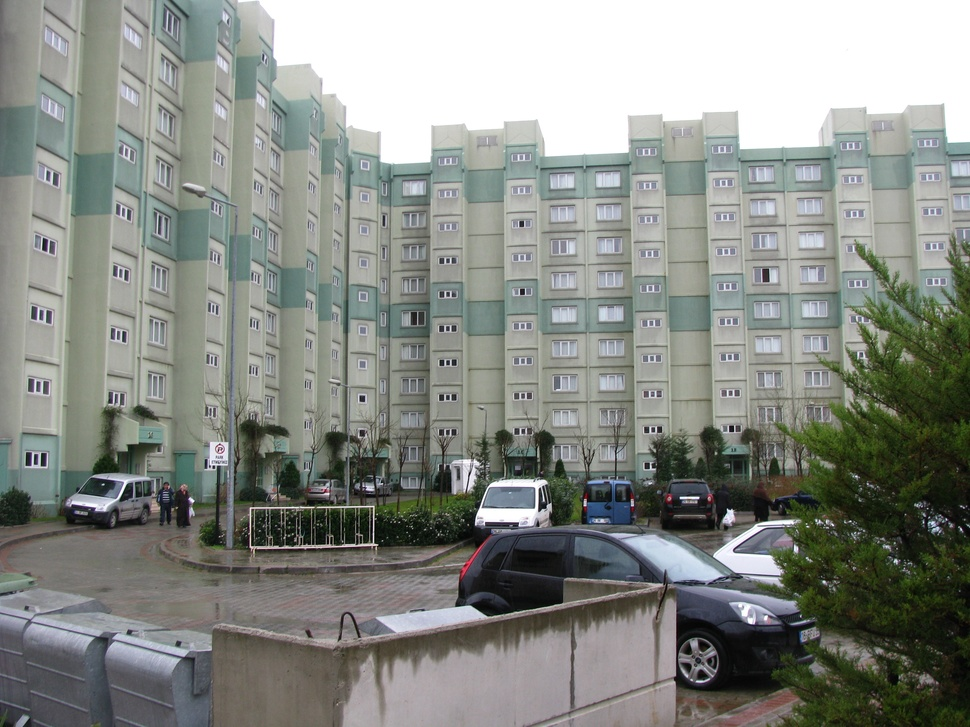
%> input picture Solution2/armutlu.JPG, 970 x 727 px, shrunk from 3264 x 2448 before the run
$ octave EdgeDetectionImage.m   (GNU Octave 9; MATLAB toolbox functions it lacks are replaced by stand-ins)
%> lines starting %> are read from the running program, lines starting %| are printed output that depends on the picture
clc;
clear all;
close all;

image = imread('armutlu.jpg');
%> image is the input picture: size 727x970x3 uint8; mean R, G, B 136.6, 140.2, 134.4
image_gray = rgb2gray(image);
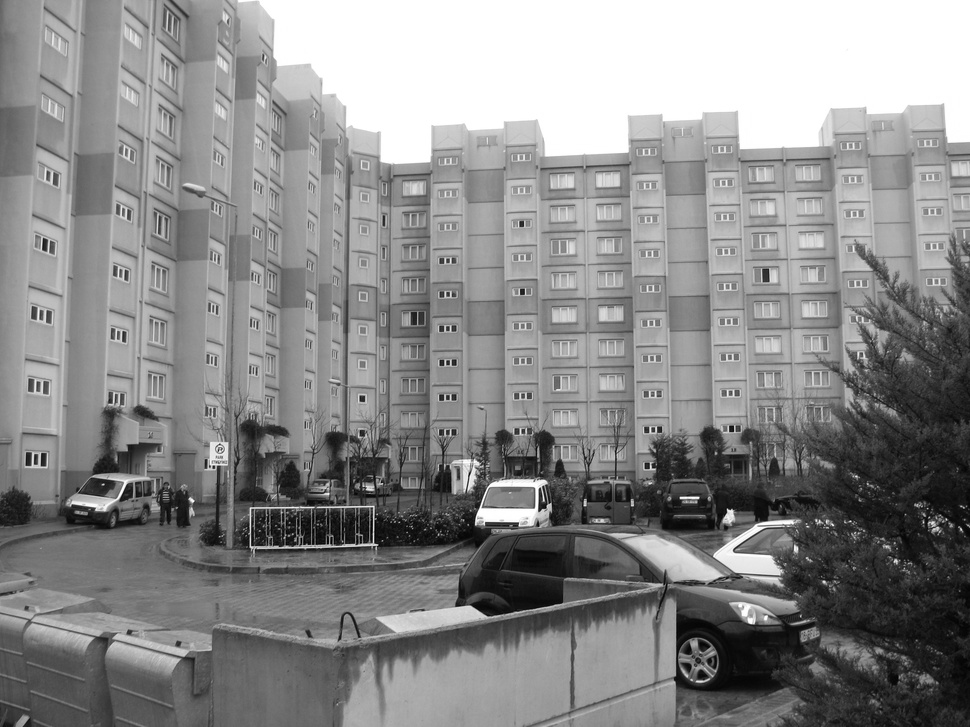
%> image_gray: size 727x970 uint8; min 0, max 255, mean 138.5
imageRobert = edge(image_gray,'roberts');
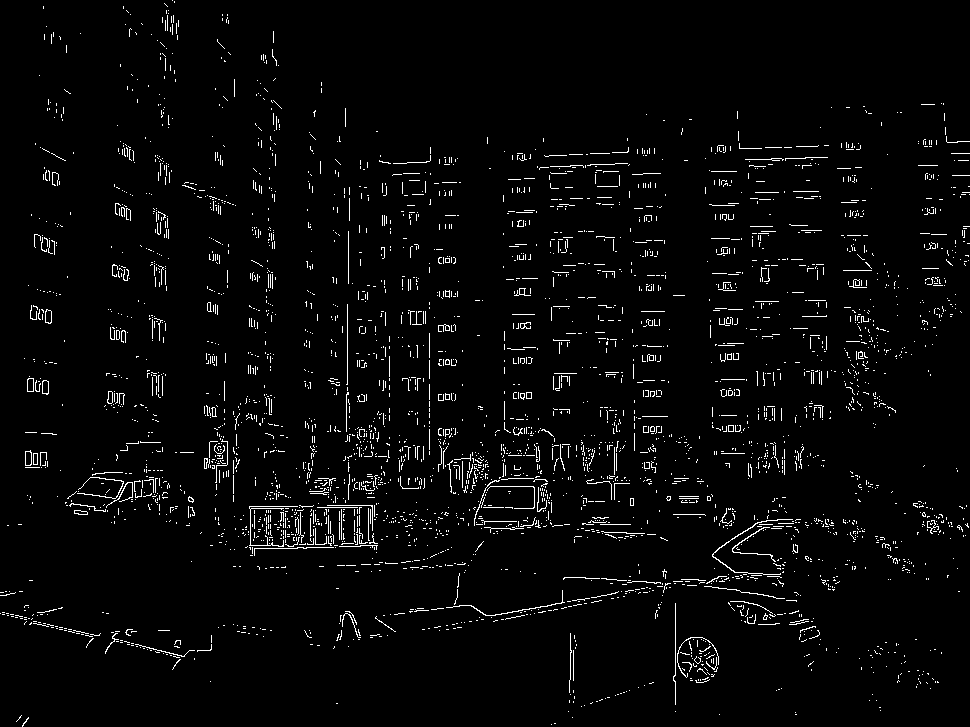
%> imageRobert: size 727x970 logical; 3% white in thin lines or dots
imagePrewitt = edge(image_gray,'prewitt');
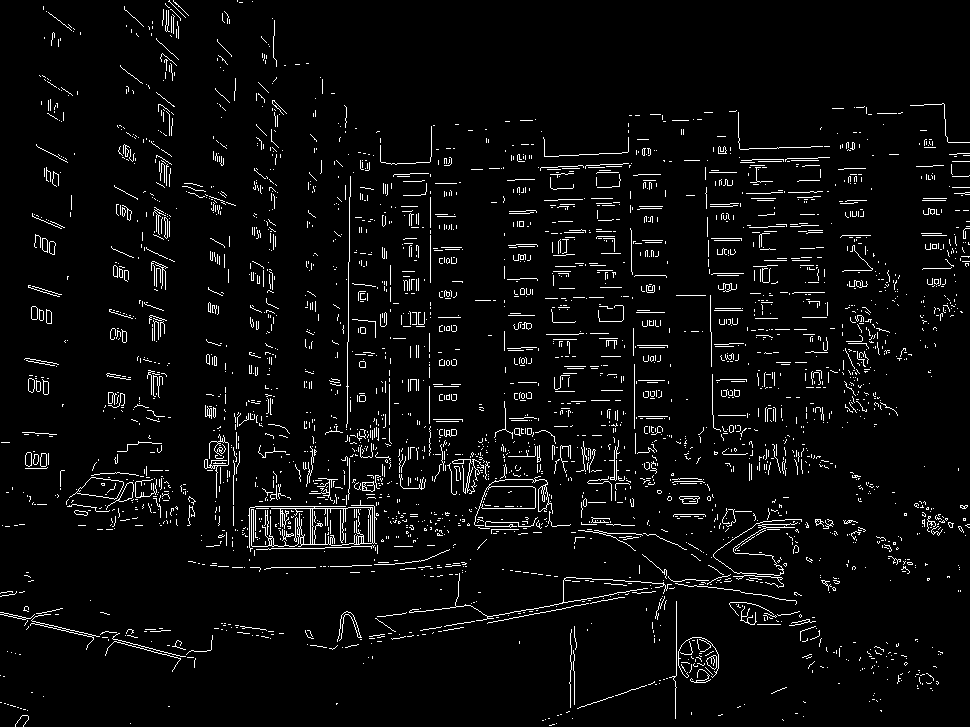
%> imagePrewitt: size 727x970 logical; 4.3% white in thin lines or dots
imageSobel = edge(image_gray, 'sobel');
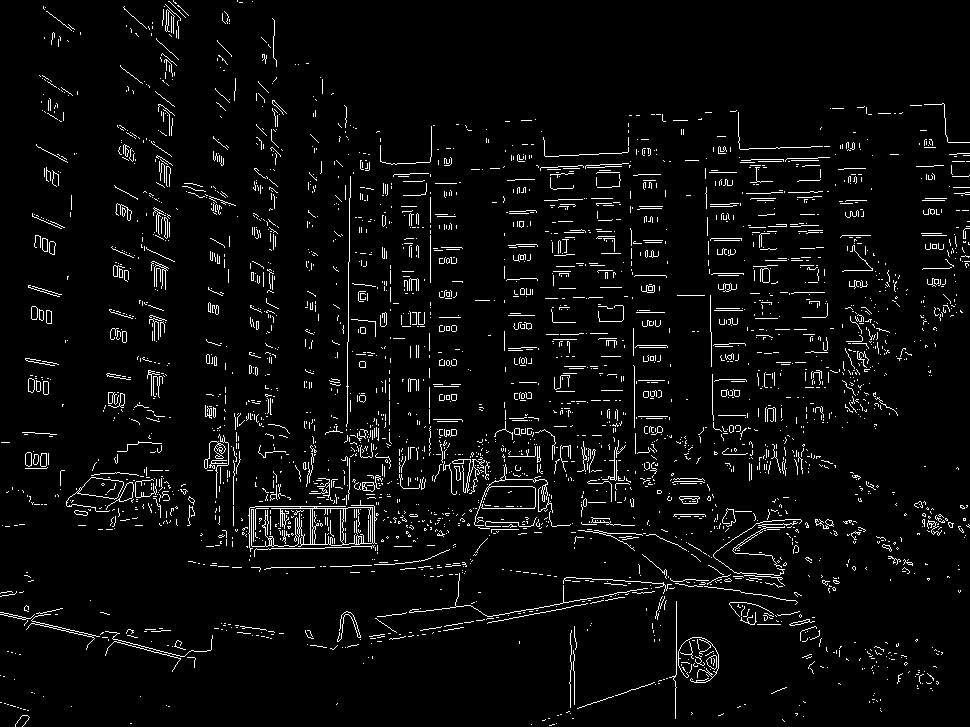
%> imageSobel: size 727x970 logical; 4.3% white in thin lines or dots
imageLog = edge(image_gray, 'Log');
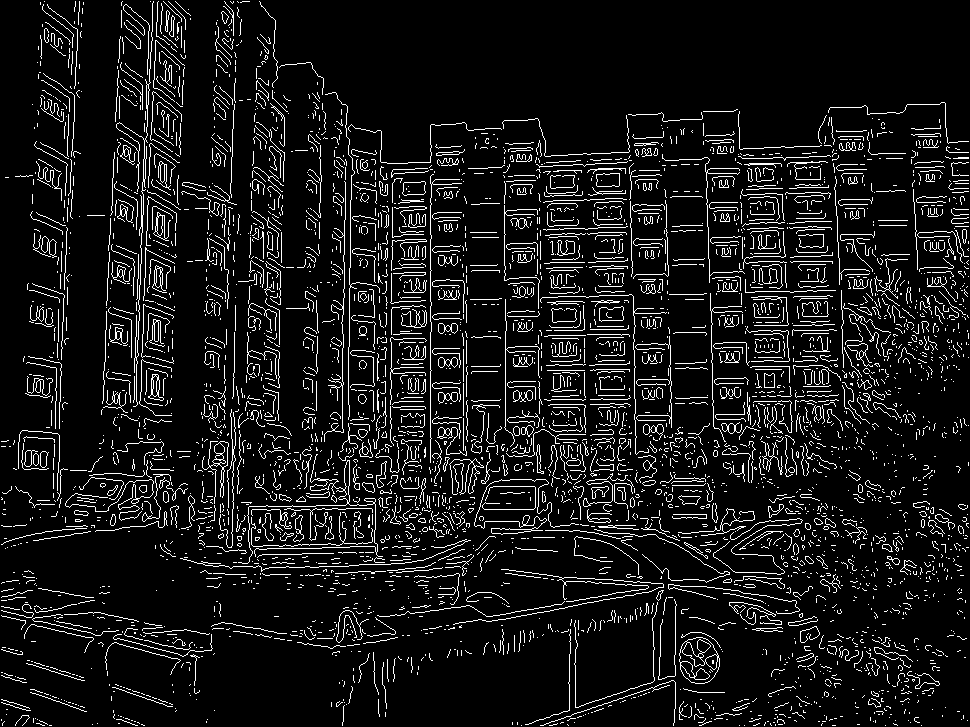
%> imageLog: size 727x970 logical; 8.9% white in thin lines or dots
imageCanny = edge(image_gray, 'Canny');
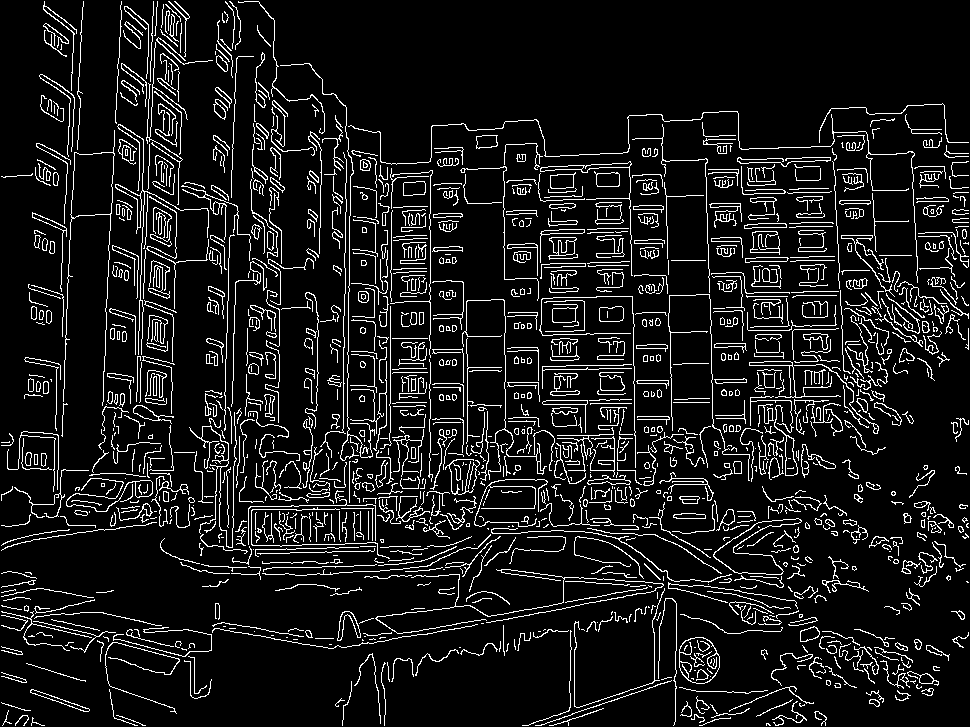
%> imageCanny: size 727x970 logical; 9.6% white in thin lines or dots

subplot(2,4,1), imshow(image), title('Image - Orjinal');
subplot(2,4,3), imshow(image_gray),title('Image - Gray');
subplot(2,4,4), imshow(imageRobert),title('Image - Robert');
subplot(2,4,5), imshow(imagePrewitt),title('Image - Prewitt');
subplot(2,4,6), imshow(imageSobel),title('Image - Sobel');
subplot(2,4,7), imshow(imageLog),title('Image - Log');
subplot(2,4,8), imshow(imageCanny),title('Image - Canny');
